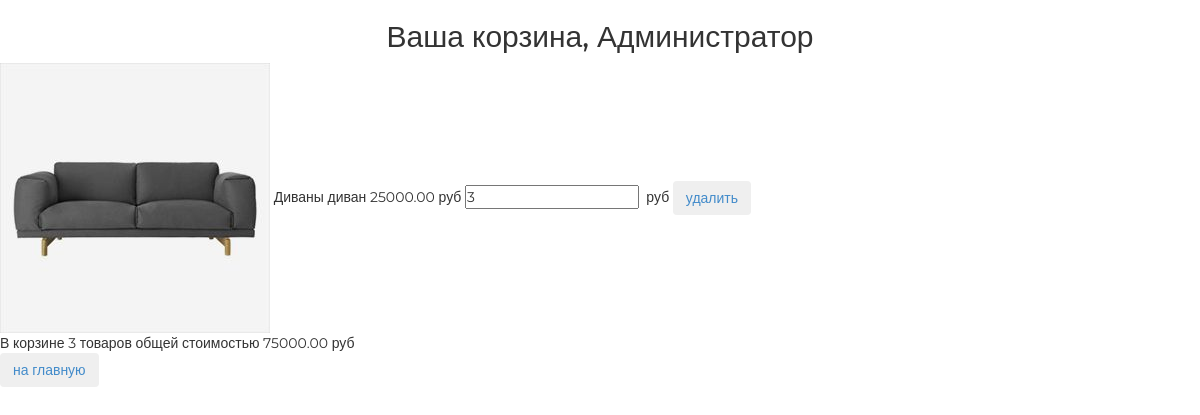
The page /basket/ (signed in) on the database as committed earlier.
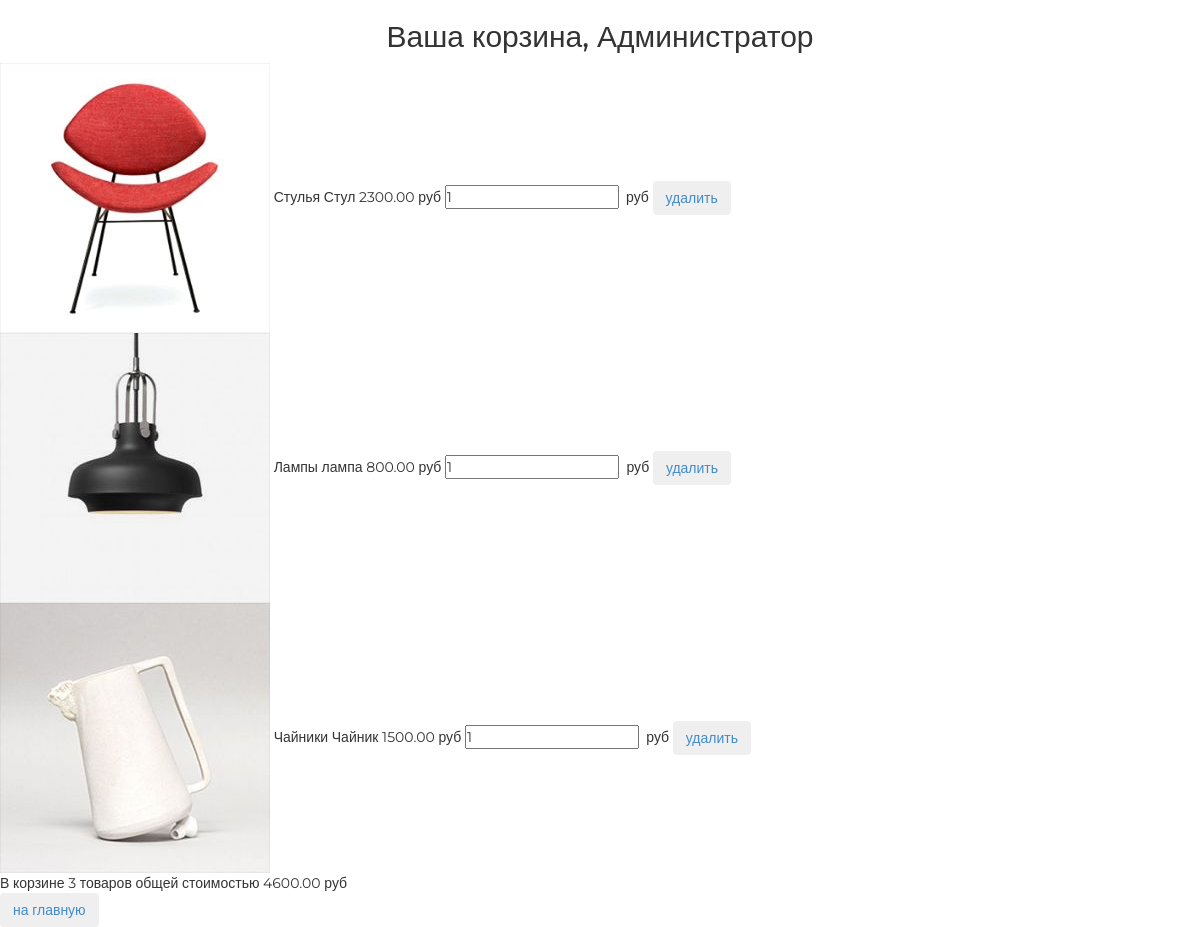
The same page on the database as committed later.
### authapp/models.py (models this page shows, shortened)
class ShopUser(AbstractUser):
    avatar = models.ImageField(upload_to='users_avatars', blank=True)
    age = models.PositiveIntegerField(verbose_name='Возраст', null=True)
    activation_key = models.CharField(max_length=128, blank=True)
    activation_key_expires = models.DateTimeField(
        default=(now() + timedelta(hours=48)))

### basketapp/models.py (models this page shows, shortened)
class Basket(models.Model):
    user = models.ForeignKey(settings.AUTH_USER_MODEL,
                             on_delete=models.CASCADE, related_name='basket')
    product = models.ForeignKey(Product, on_delete=models.CASCADE)
    quantity = models.PositiveIntegerField(
        verbose_name='количество', default=0)
    add_datetime = models.DateTimeField(
        verbose_name='время', auto_now_add=True)
    @property
    def product_cost(self):
        return self.product.price * self.quantity
    @property
    def total_quantity(self):
        _items = Basket.objects.filter(user=self.user)
        _totalquantity = sum(list(map(lambda x: x.quantity, _items)))
        return _totalquantity
    @property
    def total_cost(self):
        _items = Basket.objects.filter(user=self.user)
        _totalcost = sum(list(map(lambda x: x.product_cost, _items)))
        return _totalcost

### mainapp/models.py (models this page shows, shortened)
class Product(models.Model):
    category = models.ForeignKey(
        ProductCategory, on_delete=models.SET_NULL, null=True)
    name = models.CharField(verbose_name='имя продукта', max_length=128)
    image = models.ImageField(upload_to='products_images', blank=True)
    short_desc = models.CharField(
        verbose_name='краткое описание продукта',
        max_length=64,
        blank=True)
    description = models.TextField(
        verbose_name='описание продукта',
        blank=True)
    price = models.DecimalField(
        verbose_name='цена продукта',
        max_digits=8,
        decimal_places=2,
        default=0)
    quantity = models.PositiveIntegerField(
        verbose_name='количество продукта',
        default=0)

class ProductCategory(models.Model):
    name = models.CharField(verbose_name='имя', max_length=64, unique=True)
    description = models.TextField(verbose_name='описание', blank=True)

### basketapp/views.py (the view)
# urls.py: path('', basketapp.basket, name='view'),
@login_required
def basket(request):
    title = 'Корзина'
    basket_items = Basket.objects.filter(
        user=request.user).order_by('product__category')
    content = {
        'title': title,
        'basket_items': basket_items
    }
    return render(request, 'basketapp/basket.html', content)

### mainapp/context_processors.py (called while the page is built)
def basket(request):
    basket = []
    if request.user.is_authenticated:
        basket = Basket.objects.filter(user=request.user)
    return {'basket': basket}

### basketapp/templates/basketapp/basket.html
{% extends 'basketapp/base.html' %}
{% load static %}
{% block content %}
    <div class="basket_list">
        {% include 'basketapp/includes/inc_basket_list.html' %}
    </div>
    <button class="btn btn-round">
        <a href="{% url 'index' %}">
            на главную
        </a>
    </button>
{% endblock %}

### basketapp/templates/basketapp/base.html (shortened to what this page needs)
<!DOCTYPE html>
{% load static %}
<html>
<head>
  {% block css %}
    <link rel="stylesheet" href="{% static 'css/bootstrap.min.css' %}">
    <link rel="stylesheet" href="{% static 'css/style.css' %}">
    <link rel="stylesheet" href="{% static 'fonts/font-awesome/css/font-awesome.css' %}">
  {% endblock %}
</head>
<body>
  <div class="basket_container">
    <div class="h2 text-center head">
      Ваша корзина,
      {% if user.first_name %}
        {{ user.first_name|title }}
      {% else %}
        Пользователь
      {% endif %}
    </div>
    {% block content %}
    {% endblock %}
  </div>
</body>
</html>

### basketapp/templates/basketapp/includes/inc_basket_list.html
{% for item in basket_items %}
    <div class="basket_record">
        <img src="/media/{{ item.product.image }}"
             alt="{{ item.product.short_desc }}">
        <span class="category_name">{{ item.product.category.name }}</span>
        <span class="product_name">{{ item.product.name }}</span>
        <span class="product_price">{{ item.product.price }}&nbspруб</span>
        <input type="number" name="{{ item.pk }}" min="0"
                             value="{{ item.quantity }}">
        <span class="product_cost">{{ item.cost }}&nbspруб</span>
        <button class="btn btn-round">
            <a href="{% url 'basket:remove' item.pk %}" class="">
                удалить
            </a>
        </button>
    </div>
{% endfor %}
{% if basket_items %}
    <div class="basket_summary">
        В корзине {{ basket_items.0.total_quantity }} товаров общей стоимостью
        {{ basket_items.0.total_cost }} руб
    </div>
{% endif %}

### static/css/style.css (style rules this page uses)
* { margin: 0; padding: 0; }
body { font-family: 'Montserrat', sans-serif; }
html, body { height: 100%; }

Rows that differ between the two databases and show on the page:
removed Basket: product.image (picture), product.category.name "Диваны", product.name "диван", product.price "25000.00", quantity "3", user+quantity "3", user+product+quantity "75000.00"
added Basket: product.image (picture), product.category.name "Стулья", product.name "Стул", product.price "2300.00", quantity "1", user+quantity "3", user+product+quantity "4600.00"
added Basket: product.image (picture), product.category.name "Лампы", product.name "лампа", product.price "800.00", quantity "1"
added Basket: product.image (picture), product.category.name "Чайники", product.name "Чайник", product.price "1500.00", quantity "1"
